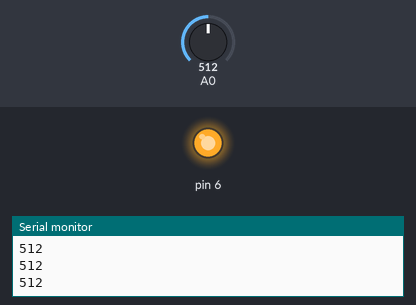
Simulated run of this sketch. Board: Arduino Uno, built with avr-gcc and run on an emulated ATmega328P. Shown: output pins drawn as LEDs (lit = HIGH), the last lines printed to the serial monitor. The inputs (shaded band) are chosen by the test bench; at power-on: A0 = 512.

Above: at 1.2 s.
1.3 s: A0 set to 684
2.8 s: A0 set to 707
At 4.0 s:
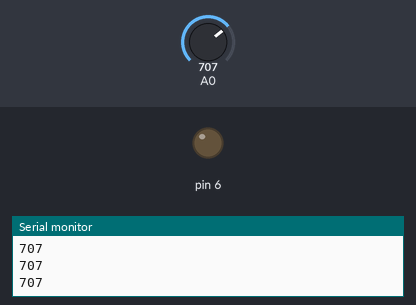
4.3 s: A0 set to 690
At 5.1 s:
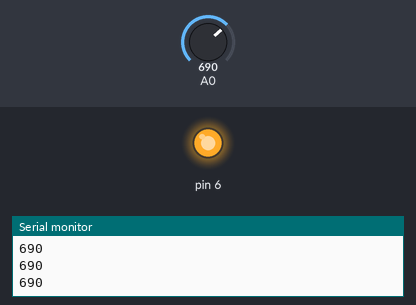
5.8 s: A0 set to 710
At 6.3 s:
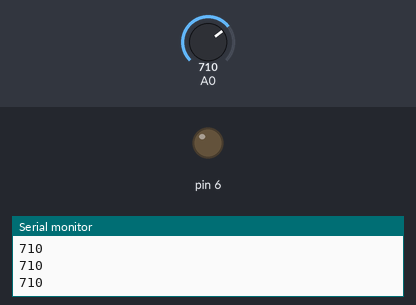
Timing chart, 0 to 8.3 s (numbered marks = the images above; inputs shaded):
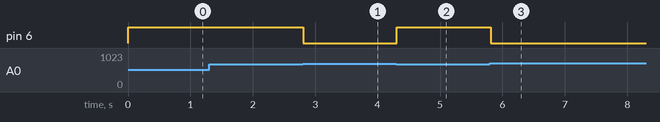

Measured:
- the behaviour switches between 699 and 700 on A0 (found by bisection; images 0 and 1)
- after the input at 2.8 s, pin 6: HIGH → LOW at once
- after the input at 4.3 s, pin 6: LOW → HIGH at once
- after the input at 5.8 s, pin 6: HIGH → LOW at once

The sketch:

ldr_sensor_integration.ino
```cpp
void setup() {
  // put your setup code here, to run once:
   Serial.begin(9600);
   pinMode(A0,INPUT);
   pinMode(6,OUTPUT);


}

void loop() {
  // put your main code here, to run repeatedly:
  int val = analogRead(A0);
  Serial.println(val);
  if(val<700)
  {
    digitalWrite(6, HIGH);
  }
  else{
    digitalWrite(6, LOW);
  }
}
```
